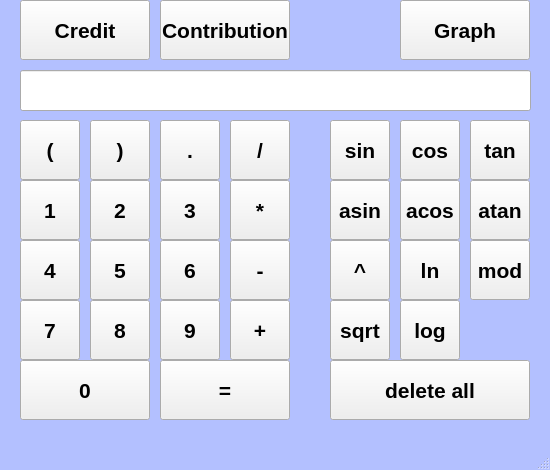
<?xml version="1.0" encoding="UTF-8"?>
<ui version="4.0">
 <class>MainWindow</class>
 <widget class="QMainWindow" name="MainWindow">
  <property name="geometry">
   <rect>
    <x>0</x>
    <y>0</y>
    <width>550</width>
    <height>470</height>
   </rect>
  </property>
  <property name="sizePolicy">
   <sizepolicy hsizetype="Fixed" vsizetype="Fixed">
    <horstretch>0</horstretch>
    <verstretch>0</verstretch>
   </sizepolicy>
  </property>
  <property name="minimumSize">
   <size>
    <width>550</width>
    <height>470</height>
   </size>
  </property>
  <property name="maximumSize">
   <size>
    <width>550</width>
    <height>470</height>
   </size>
  </property>
  <property name="windowTitle">
   <string>MainWindow</string>
  </property>
  <property name="styleSheet">
   <string notr="true">QMainWindow{
background-color: rgb(179, 192, 255);
border-radius: 10px;
}</string>
  </property>
  <widget class="QWidget" name="centralwidget">
   <widget class="QLineEdit" name="lineEdit">
    <property name="geometry">
     <rect>
      <x>20</x>
      <y>70</y>
      <width>511</width>
      <height>41</height>
     </rect>
    </property>
    <property name="font">
     <font>
      <pointsize>18</pointsize>
      <bold>true</bold>
     </font>
    </property>
    <property name="text">
     <string/>
    </property>
    <property name="maxLength">
     <number>255</number>
    </property>
    <property name="cursorPosition">
     <number>0</number>
    </property>
    <property name="alignment">
     <set>Qt::AlignRight|Qt::AlignTrailing|Qt::AlignVCenter</set>
    </property>
    <property name="readOnly">
     <bool>true</bool>
    </property>
   </widget>
   <widget class="QPushButton" name="pushButton_1">
    <property name="geometry">
     <rect>
      <x>20</x>
      <y>180</y>
      <width>60</width>
      <height>60</height>
     </rect>
    </property>
    <property name="sizePolicy">
     <sizepolicy hsizetype="Minimum" vsizetype="Maximum">
      <horstretch>0</horstretch>
      <verstretch>0</verstretch>
     </sizepolicy>
    </property>
    <property name="minimumSize">
     <size>
      <width>60</width>
      <height>60</height>
     </size>
    </property>
    <property name="maximumSize">
     <size>
      <width>60</width>
      <height>60</height>
     </size>
    </property>
    <property name="font">
     <font>
      <pointsize>16</pointsize>
      <bold>true</bold>
     </font>
    </property>
    <property name="autoFillBackground">
     <bool>false</bool>
    </property>
    <property name="text">
     <string>1</string>
    </property>
   </widget>
   <widget class="QPushButton" name="pushButton_2">
    <property name="geometry">
     <rect>
      <x>90</x>
      <y>180</y>
      <width>60</width>
      <height>60</height>
     </rect>
    </property>
    <property name="sizePolicy">
     <sizepolicy hsizetype="Minimum" vsizetype="Maximum">
      <horstretch>0</horstretch>
      <verstretch>0</verstretch>
     </sizepolicy>
    </property>
    <property name="minimumSize">
     <size>
      <width>60</width>
      <height>60</height>
     </size>
    </property>
    <property name="maximumSize">
     <size>
      <width>60</width>
      <height>60</height>
     </size>
    </property>
    <property name="font">
     <font>
      <pointsize>16</pointsize>
      <bold>true</bold>
     </font>
    </property>
    <property name="autoFillBackground">
     <bool>false</bool>
    </property>
    <property name="text">
     <string>2</string>
    </property>
   </widget>
   <widget class="QPushButton" name="pushButton_3">
    <property name="geometry">
     <rect>
      <x>160</x>
      <y>180</y>
      <width>60</width>
      <height>60</height>
     </rect>
    </property>
    <property name="sizePolicy">
     <sizepolicy hsizetype="Minimum" vsizetype="Maximum">
      <horstretch>0</horstretch>
      <verstretch>0</verstretch>
     </sizepolicy>
    </property>
    <property name="minimumSize">
     <size>
      <width>60</width>
      <height>60</height>
     </size>
    </property>
    <property name="maximumSize">
     <size>
      <width>60</width>
      <height>60</height>
     </size>
    </property>
    <property name="font">
     <font>
      <pointsize>16</pointsize>
      <bold>true</bold>
     </font>
    </property>
    <property name="autoFillBackground">
     <bool>false</bool>
    </property>
    <property name="text">
     <string>3</string>
    </property>
   </widget>
   <widget class="QPushButton" name="pushButton_mul">
    <property name="geometry">
     <rect>
      <x>230</x>
      <y>180</y>
      <width>60</width>
      <height>60</height>
     </rect>
    </property>
    <property name="sizePolicy">
     <sizepolicy hsizetype="Minimum" vsizetype="Maximum">
      <horstretch>0</horstretch>
      <verstretch>0</verstretch>
     </sizepolicy>
    </property>
    <property name="minimumSize">
     <size>
      <width>60</width>
      <height>60</height>
     </size>
    </property>
    <property name="maximumSize">
     <size>
      <width>60</width>
      <height>60</height>
     </size>
    </property>
    <property name="font">
     <font>
      <pointsize>16</pointsize>
      <bold>true</bold>
     </font>
    </property>
    <property name="text">
     <string>*</string>
    </property>
   </widget>
   <widget class="QPushButton" name="pushButton_4">
    <property name="geometry">
     <rect>
      <x>20</x>
      <y>240</y>
      <width>60</width>
      <height>60</height>
     </rect>
    </property>
    <property name="sizePolicy">
     <sizepolicy hsizetype="Minimum" vsizetype="Maximum">
      <horstretch>0</horstretch>
      <verstretch>0</verstretch>
     </sizepolicy>
    </property>
    <property name="minimumSize">
     <size>
      <width>60</width>
      <height>60</height>
     </size>
    </property>
    <property name="maximumSize">
     <size>
      <width>60</width>
      <height>60</height>
     </size>
    </property>
    <property name="font">
     <font>
      <pointsize>16</pointsize>
      <bold>true</bold>
     </font>
    </property>
    <property name="autoFillBackground">
     <bool>false</bool>
    </property>
    <property name="text">
     <string>4</string>
    </property>
   </widget>
   <widget class="QPushButton" name="pushButton_5">
    <property name="geometry">
     <rect>
      <x>90</x>
      <y>240</y>
      <width>60</width>
      <height>60</height>
     </rect>
    </property>
    <property name="sizePolicy">
     <sizepolicy hsizetype="Minimum" vsizetype="Maximum">
      <horstretch>0</horstretch>
      <verstretch>0</verstretch>
     </sizepolicy>
    </property>
    <property name="minimumSize">
     <size>
      <width>60</width>
      <height>60</height>
     </size>
    </property>
    <property name="maximumSize">
     <size>
      <width>60</width>
      <height>60</height>
     </size>
    </property>
    <property name="font">
     <font>
      <pointsize>16</pointsize>
      <bold>true</bold>
     </font>
    </property>
    <property name="autoFillBackground">
     <bool>false</bool>
    </property>
    <property name="text">
     <string>5</string>
    </property>
   </widget>
   <widget class="QPushButton" name="pushButton_6">
    <property name="geometry">
     <rect>
      <x>160</x>
      <y>240</y>
      <width>60</width>
      <height>60</height>
     </rect>
    </property>
    <property name="sizePolicy">
     <sizepolicy hsizetype="Minimum" vsizetype="Maximum">
      <horstretch>0</horstretch>
      <verstretch>0</verstretch>
     </sizepolicy>
    </property>
    <property name="minimumSize">
     <size>
      <width>60</width>
      <height>60</height>
     </size>
    </property>
    <property name="maximumSize">
     <size>
      <width>60</width>
      <height>60</height>
     </size>
    </property>
    <property name="font">
     <font>
      <pointsize>16</pointsize>
      <bold>true</bold>
     </font>
    </property>
    <property name="autoFillBackground">
     <bool>false</bool>
    </property>
    <property name="text">
     <string>6</string>
    </property>
   </widget>
   <widget class="QPushButton" name="pushButton_minus">
    <property name="geometry">
     <rect>
      <x>230</x>
      <y>240</y>
      <width>60</width>
      <height>60</height>
     </rect>
    </property>
    <property name="sizePolicy">
     <sizepolicy hsizetype="Minimum" vsizetype="Maximum">
      <horstretch>0</horstretch>
      <verstretch>0</verstretch>
     </sizepolicy>
    </property>
    <property name="minimumSize">
     <size>
      <width>60</width>
      <height>60</height>
     </size>
    </property>
    <property name="maximumSize">
     <size>
      <width>60</width>
      <height>60</height>
     </size>
    </property>
    <property name="font">
     <font>
      <pointsize>16</pointsize>
      <bold>true</bold>
     </font>
    </property>
    <property name="text">
     <string>-</string>
    </property>
   </widget>
   <widget class="QPushButton" name="pushButton_plus">
    <property name="geometry">
     <rect>
      <x>230</x>
      <y>300</y>
      <width>60</width>
      <height>60</height>
     </rect>
    </property>
    <property name="sizePolicy">
     <sizepolicy hsizetype="Minimum" vsizetype="Maximum">
      <horstretch>0</horstretch>
      <verstretch>0</verstretch>
     </sizepolicy>
    </property>
    <property name="minimumSize">
     <size>
      <width>60</width>
      <height>60</height>
     </size>
    </property>
    <property name="maximumSize">
     <size>
      <width>60</width>
      <height>60</height>
     </size>
    </property>
    <property name="font">
     <font>
      <pointsize>16</pointsize>
      <bold>true</bold>
     </font>
    </property>
    <property name="text">
     <string>+</string>
    </property>
   </widget>
   <widget class="QPushButton" name="pushButton_9">
    <property name="geometry">
     <rect>
      <x>160</x>
      <y>300</y>
      <width>60</width>
      <height>60</height>
     </rect>
    </property>
    <property name="sizePolicy">
     <sizepolicy hsizetype="Minimum" vsizetype="Maximum">
      <horstretch>0</horstretch>
      <verstretch>0</verstretch>
     </sizepolicy>
    </property>
    <property name="minimumSize">
     <size>
      <width>60</width>
      <height>60</height>
     </size>
    </property>
    <property name="maximumSize">
     <size>
      <width>60</width>
      <height>60</height>
     </size>
    </property>
    <property name="font">
     <font>
      <pointsize>16</pointsize>
      <bold>true</bold>
     </font>
    </property>
    <property name="autoFillBackground">
     <bool>false</bool>
    </property>
    <property name="text">
     <string>9</string>
    </property>
   </widget>
   <widget class="QPushButton" name="pushButton_8">
    <property name="geometry">
     <rect>
      <x>90</x>
      <y>300</y>
      <width>60</width>
      <height>60</height>
     </rect>
    </property>
    <property name="sizePolicy">
     <sizepolicy hsizetype="Minimum" vsizetype="Maximum">
      <horstretch>0</horstretch>
      <verstretch>0</verstretch>
     </sizepolicy>
    </property>
    <property name="minimumSize">
     <size>
      <width>60</width>
      <height>60</height>
     </size>
    </property>
    <property name="maximumSize">
     <size>
      <width>60</width>
      <height>60</height>
     </size>
    </property>
    <property name="font">
     <font>
      <pointsize>16</pointsize>
      <bold>true</bold>
     </font>
    </property>
    <property name="autoFillBackground">
     <bool>false</bool>
    </property>
    <property name="text">
     <string>8</string>
    </property>
   </widget>
   <widget class="QPushButton" name="pushButton_7">
    <property name="geometry">
     <rect>
      <x>20</x>
      <y>300</y>
      <width>60</width>
      <height>60</height>
     </rect>
    </property>
    <property name="sizePolicy">
     <sizepolicy hsizetype="Minimum" vsizetype="Maximum">
      <horstretch>0</horstretch>
      <verstretch>0</verstretch>
     </sizepolicy>
    </property>
    <property name="minimumSize">
     <size>
      <width>60</width>
      <height>60</height>
     </size>
    </property>
    <property name="maximumSize">
     <size>
      <width>60</width>
      <height>60</height>
     </size>
    </property>
    <property name="font">
     <font>
      <pointsize>16</pointsize>
      <bold>true</bold>
     </font>
    </property>
    <property name="autoFillBackground">
     <bool>false</bool>
    </property>
    <property name="text">
     <string>7</string>
    </property>
   </widget>
   <widget class="QPushButton" name="pushButton_0">
    <property name="geometry">
     <rect>
      <x>20</x>
      <y>360</y>
      <width>130</width>
      <height>60</height>
     </rect>
    </property>
    <property name="sizePolicy">
     <sizepolicy hsizetype="Minimum" vsizetype="Maximum">
      <horstretch>0</horstretch>
      <verstretch>0</verstretch>
     </sizepolicy>
    </property>
    <property name="minimumSize">
     <size>
      <width>130</width>
      <height>60</height>
     </size>
    </property>
    <property name="maximumSize">
     <size>
      <width>60</width>
      <height>60</height>
     </size>
    </property>
    <property name="font">
     <font>
      <pointsize>16</pointsize>
      <bold>true</bold>
     </font>
    </property>
    <property name="text">
     <string>0</string>
    </property>
   </widget>
   <widget class="QPushButton" name="pushButton_point">
    <property name="geometry">
     <rect>
      <x>160</x>
      <y>120</y>
      <width>60</width>
      <height>60</height>
     </rect>
    </property>
    <property name="sizePolicy">
     <sizepolicy hsizetype="Minimum" vsizetype="Maximum">
      <horstretch>0</horstretch>
      <verstretch>0</verstretch>
     </sizepolicy>
    </property>
    <property name="minimumSize">
     <size>
      <width>60</width>
      <height>60</height>
     </size>
    </property>
    <property name="maximumSize">
     <size>
      <width>60</width>
      <height>60</height>
     </size>
    </property>
    <property name="font">
     <font>
      <pointsize>16</pointsize>
      <bold>true</bold>
     </font>
    </property>
    <property name="text">
     <string>.</string>
    </property>
   </widget>
   <widget class="QPushButton" name="pushButton_equal">
    <property name="geometry">
     <rect>
      <x>160</x>
      <y>360</y>
      <width>130</width>
      <height>60</height>
     </rect>
    </property>
    <property name="sizePolicy">
     <sizepolicy hsizetype="Minimum" vsizetype="Maximum">
      <horstretch>0</horstretch>
      <verstretch>0</verstretch>
     </sizepolicy>
    </property>
    <property name="minimumSize">
     <size>
      <width>130</width>
      <height>60</height>
     </size>
    </property>
    <property name="maximumSize">
     <size>
      <width>10</width>
      <height>60</height>
     </size>
    </property>
    <property name="font">
     <font>
      <pointsize>16</pointsize>
      <bold>true</bold>
     </font>
    </property>
    <property name="text">
     <string>=</string>
    </property>
   </widget>
   <widget class="QPushButton" name="pushButton_sin">
    <property name="geometry">
     <rect>
      <x>330</x>
      <y>120</y>
      <width>60</width>
      <height>60</height>
     </rect>
    </property>
    <property name="sizePolicy">
     <sizepolicy hsizetype="Minimum" vsizetype="Maximum">
      <horstretch>0</horstretch>
      <verstretch>0</verstretch>
     </sizepolicy>
    </property>
    <property name="minimumSize">
     <size>
      <width>60</width>
      <height>60</height>
     </size>
    </property>
    <property name="maximumSize">
     <size>
      <width>60</width>
      <height>60</height>
     </size>
    </property>
    <property name="font">
     <font>
      <pointsize>16</pointsize>
      <bold>true</bold>
     </font>
    </property>
    <property name="text">
     <string>sin</string>
    </property>
   </widget>
   <widget class="QPushButton" name="pushButton_cos">
    <property name="geometry">
     <rect>
      <x>400</x>
      <y>120</y>
      <width>60</width>
      <height>60</height>
     </rect>
    </property>
    <property name="sizePolicy">
     <sizepolicy hsizetype="Minimum" vsizetype="Maximum">
      <horstretch>0</horstretch>
      <verstretch>0</verstretch>
     </sizepolicy>
    </property>
    <property name="minimumSize">
     <size>
      <width>60</width>
      <height>60</height>
     </size>
    </property>
    <property name="maximumSize">
     <size>
      <width>60</width>
      <height>60</height>
     </size>
    </property>
    <property name="font">
     <font>
      <pointsize>16</pointsize>
      <bold>true</bold>
     </font>
    </property>
    <property name="text">
     <string>cos</string>
    </property>
   </widget>
   <widget class="QPushButton" name="pushButton_acos">
    <property name="geometry">
     <rect>
      <x>400</x>
      <y>180</y>
      <width>60</width>
      <height>60</height>
     </rect>
    </property>
    <property name="sizePolicy">
     <sizepolicy hsizetype="Minimum" vsizetype="Maximum">
      <horstretch>0</horstretch>
      <verstretch>0</verstretch>
     </sizepolicy>
    </property>
    <property name="minimumSize">
     <size>
      <width>60</width>
      <height>60</height>
     </size>
    </property>
    <property name="maximumSize">
     <size>
      <width>60</width>
      <height>60</height>
     </size>
    </property>
    <property name="font">
     <font>
      <pointsize>16</pointsize>
      <bold>true</bold>
     </font>
    </property>
    <property name="text">
     <string>acos</string>
    </property>
   </widget>
   <widget class="QPushButton" name="pushButton_tan">
    <property name="geometry">
     <rect>
      <x>470</x>
      <y>120</y>
      <width>60</width>
      <height>60</height>
     </rect>
    </property>
    <property name="sizePolicy">
     <sizepolicy hsizetype="Minimum" vsizetype="Maximum">
      <horstretch>0</horstretch>
      <verstretch>0</verstretch>
     </sizepolicy>
    </property>
    <property name="minimumSize">
     <size>
      <width>60</width>
      <height>60</height>
     </size>
    </property>
    <property name="maximumSize">
     <size>
      <width>60</width>
      <height>60</height>
     </size>
    </property>
    <property name="font">
     <font>
      <pointsize>16</pointsize>
      <bold>true</bold>
     </font>
    </property>
    <property name="text">
     <string>tan</string>
    </property>
   </widget>
   <widget class="QPushButton" name="pushButton_asin">
    <property name="geometry">
     <rect>
      <x>330</x>
      <y>180</y>
      <width>60</width>
      <height>60</height>
     </rect>
    </property>
    <property name="sizePolicy">
     <sizepolicy hsizetype="Minimum" vsizetype="Maximum">
      <horstretch>0</horstretch>
      <verstretch>0</verstretch>
     </sizepolicy>
    </property>
    <property name="minimumSize">
     <size>
      <width>60</width>
      <height>60</height>
     </size>
    </property>
    <property name="maximumSize">
     <size>
      <width>60</width>
      <height>60</height>
     </size>
    </property>
    <property name="font">
     <font>
      <pointsize>16</pointsize>
      <bold>true</bold>
     </font>
    </property>
    <property name="text">
     <string>asin</string>
    </property>
   </widget>
   <widget class="QPushButton" name="pushButton_atan">
    <property name="geometry">
     <rect>
      <x>470</x>
      <y>180</y>
      <width>60</width>
      <height>60</height>
     </rect>
    </property>
    <property name="sizePolicy">
     <sizepolicy hsizetype="Minimum" vsizetype="Maximum">
      <horstretch>0</horstretch>
      <verstretch>0</verstretch>
     </sizepolicy>
    </property>
    <property name="minimumSize">
     <size>
      <width>60</width>
      <height>60</height>
     </size>
    </property>
    <property name="maximumSize">
     <size>
      <width>60</width>
      <height>60</height>
     </size>
    </property>
    <property name="font">
     <font>
      <pointsize>16</pointsize>
      <bold>true</bold>
     </font>
    </property>
    <property name="text">
     <string>atan</string>
    </property>
   </widget>
   <widget class="QPushButton" name="pushButton_right_bracket">
    <property name="geometry">
     <rect>
      <x>90</x>
      <y>120</y>
      <width>60</width>
      <height>60</height>
     </rect>
    </property>
    <property name="sizePolicy">
     <sizepolicy hsizetype="Minimum" vsizetype="Maximum">
      <horstretch>0</horstretch>
      <verstretch>0</verstretch>
     </sizepolicy>
    </property>
    <property name="minimumSize">
     <size>
      <width>60</width>
      <height>60</height>
     </size>
    </property>
    <property name="maximumSize">
     <size>
      <width>60</width>
      <height>60</height>
     </size>
    </property>
    <property name="font">
     <font>
      <pointsize>16</pointsize>
      <bold>true</bold>
     </font>
    </property>
    <property name="text">
     <string>)</string>
    </property>
   </widget>
   <widget class="QPushButton" name="pushButton_left_bracket">
    <property name="enabled">
     <bool>true</bool>
    </property>
    <property name="geometry">
     <rect>
      <x>20</x>
      <y>120</y>
      <width>60</width>
      <height>60</height>
     </rect>
    </property>
    <property name="sizePolicy">
     <sizepolicy hsizetype="Minimum" vsizetype="Maximum">
      <horstretch>0</horstretch>
      <verstretch>0</verstretch>
     </sizepolicy>
    </property>
    <property name="minimumSize">
     <size>
      <width>60</width>
      <height>60</height>
     </size>
    </property>
    <property name="maximumSize">
     <size>
      <width>60</width>
      <height>60</height>
     </size>
    </property>
    <property name="font">
     <font>
      <pointsize>16</pointsize>
      <bold>true</bold>
     </font>
    </property>
    <property name="styleSheet">
     <string notr="true"/>
    </property>
    <property name="text">
     <string>(</string>
    </property>
   </widget>
   <widget class="QPushButton" name="pushButton_ln">
    <property name="geometry">
     <rect>
      <x>400</x>
      <y>240</y>
      <width>60</width>
      <height>60</height>
     </rect>
    </property>
    <property name="sizePolicy">
     <sizepolicy hsizetype="Minimum" vsizetype="Maximum">
      <horstretch>0</horstretch>
      <verstretch>0</verstretch>
     </sizepolicy>
    </property>
    <property name="minimumSize">
     <size>
      <width>60</width>
      <height>60</height>
     </size>
    </property>
    <property name="maximumSize">
     <size>
      <width>60</width>
      <height>60</height>
     </size>
    </property>
    <property name="font">
     <font>
      <pointsize>16</pointsize>
      <bold>true</bold>
     </font>
    </property>
    <property name="text">
     <string>ln</string>
    </property>
   </widget>
   <widget class="QPushButton" name="pushButton_log">
    <property name="geometry">
     <rect>
      <x>400</x>
      <y>300</y>
      <width>60</width>
      <height>60</height>
     </rect>
    </property>
    <property name="sizePolicy">
     <sizepolicy hsizetype="Minimum" vsizetype="Maximum">
      <horstretch>0</horstretch>
      <verstretch>0</verstretch>
     </sizepolicy>
    </property>
    <property name="minimumSize">
     <size>
      <width>60</width>
      <height>60</height>
     </size>
    </property>
    <property name="maximumSize">
     <size>
      <width>60</width>
      <height>60</height>
     </size>
    </property>
    <property name="font">
     <font>
      <pointsize>16</pointsize>
      <bold>true</bold>
     </font>
    </property>
    <property name="text">
     <string>log</string>
    </property>
   </widget>
   <widget class="QPushButton" name="pushButton_sqrt">
    <property name="geometry">
     <rect>
      <x>330</x>
      <y>300</y>
      <width>60</width>
      <height>60</height>
     </rect>
    </property>
    <property name="sizePolicy">
     <sizepolicy hsizetype="Minimum" vsizetype="Maximum">
      <horstretch>0</horstretch>
      <verstretch>0</verstretch>
     </sizepolicy>
    </property>
    <property name="minimumSize">
     <size>
      <width>60</width>
      <height>60</height>
     </size>
    </property>
    <property name="maximumSize">
     <size>
      <width>60</width>
      <height>60</height>
     </size>
    </property>
    <property name="font">
     <font>
      <pointsize>16</pointsize>
      <bold>true</bold>
     </font>
    </property>
    <property name="text">
     <string>sqrt</string>
    </property>
   </widget>
   <widget class="QPushButton" name="pushButton_div">
    <property name="geometry">
     <rect>
      <x>230</x>
      <y>120</y>
      <width>60</width>
      <height>60</height>
     </rect>
    </property>
    <property name="sizePolicy">
     <sizepolicy hsizetype="Minimum" vsizetype="Maximum">
      <horstretch>0</horstretch>
      <verstretch>0</verstretch>
     </sizepolicy>
    </property>
    <property name="minimumSize">
     <size>
      <width>60</width>
      <height>60</height>
     </size>
    </property>
    <property name="maximumSize">
     <size>
      <width>60</width>
      <height>60</height>
     </size>
    </property>
    <property name="font">
     <font>
      <pointsize>16</pointsize>
      <bold>true</bold>
     </font>
    </property>
    <property name="text">
     <string>/</string>
    </property>
   </widget>
   <widget class="QPushButton" name="pushButton_pow">
    <property name="geometry">
     <rect>
      <x>330</x>
      <y>240</y>
      <width>60</width>
      <height>60</height>
     </rect>
    </property>
    <property name="sizePolicy">
     <sizepolicy hsizetype="Minimum" vsizetype="Maximum">
      <horstretch>0</horstretch>
      <verstretch>0</verstretch>
     </sizepolicy>
    </property>
    <property name="minimumSize">
     <size>
      <width>60</width>
      <height>60</height>
     </size>
    </property>
    <property name="maximumSize">
     <size>
      <width>60</width>
      <height>60</height>
     </size>
    </property>
    <property name="font">
     <font>
      <pointsize>16</pointsize>
      <bold>true</bold>
     </font>
    </property>
    <property name="text">
     <string>^</string>
    </property>
   </widget>
   <widget class="QPushButton" name="pushButton_mod">
    <property name="geometry">
     <rect>
      <x>470</x>
      <y>240</y>
      <width>60</width>
      <height>60</height>
     </rect>
    </property>
    <property name="sizePolicy">
     <sizepolicy hsizetype="Minimum" vsizetype="Maximum">
      <horstretch>0</horstretch>
      <verstretch>0</verstretch>
     </sizepolicy>
    </property>
    <property name="minimumSize">
     <size>
      <width>60</width>
      <height>60</height>
     </size>
    </property>
    <property name="maximumSize">
     <size>
      <width>60</width>
      <height>60</height>
     </size>
    </property>
    <property name="font">
     <font>
      <pointsize>16</pointsize>
      <bold>true</bold>
     </font>
    </property>
    <property name="text">
     <string>mod</string>
    </property>
   </widget>
   <widget class="QPushButton" name="pushButton_delete">
    <property name="geometry">
     <rect>
      <x>330</x>
      <y>360</y>
      <width>200</width>
      <height>60</height>
     </rect>
    </property>
    <property name="sizePolicy">
     <sizepolicy hsizetype="Minimum" vsizetype="Maximum">
      <horstretch>0</horstretch>
      <verstretch>0</verstretch>
     </sizepolicy>
    </property>
    <property name="minimumSize">
     <size>
      <width>200</width>
      <height>60</height>
     </size>
    </property>
    <property name="maximumSize">
     <size>
      <width>60</width>
      <height>60</height>
     </size>
    </property>
    <property name="font">
     <font>
      <pointsize>16</pointsize>
      <bold>true</bold>
     </font>
    </property>
    <property name="text">
     <string>delete all</string>
    </property>
   </widget>
   <widget class="QPushButton" name="pushButton_graph">
    <property name="geometry">
     <rect>
      <x>400</x>
      <y>0</y>
      <width>130</width>
      <height>60</height>
     </rect>
    </property>
    <property name="sizePolicy">
     <sizepolicy hsizetype="Minimum" vsizetype="Maximum">
      <horstretch>0</horstretch>
      <verstretch>0</verstretch>
     </sizepolicy>
    </property>
    <property name="minimumSize">
     <size>
      <width>130</width>
      <height>60</height>
     </size>
    </property>
    <property name="maximumSize">
     <size>
      <width>130</width>
      <height>60</height>
     </size>
    </property>
    <property name="font">
     <font>
      <pointsize>16</pointsize>
      <bold>true</bold>
     </font>
    </property>
    <property name="text">
     <string>Graph</string>
    </property>
   </widget>
   <widget class="QPushButton" name="pushButton_credit">
    <property name="geometry">
     <rect>
      <x>20</x>
      <y>0</y>
      <width>130</width>
      <height>60</height>
     </rect>
    </property>
    <property name="sizePolicy">
     <sizepolicy hsizetype="Minimum" vsizetype="Maximum">
      <horstretch>0</horstretch>
      <verstretch>0</verstretch>
     </sizepolicy>
    </property>
    <property name="minimumSize">
     <size>
      <width>130</width>
      <height>60</height>
     </size>
    </property>
    <property name="maximumSize">
     <size>
      <width>130</width>
      <height>60</height>
     </size>
    </property>
    <property name="font">
     <font>
      <pointsize>16</pointsize>
      <bold>true</bold>
     </font>
    </property>
    <property name="text">
     <string>Credit</string>
    </property>
   </widget>
   <widget class="QPushButton" name="pushButton_contribution">
    <property name="geometry">
     <rect>
      <x>160</x>
      <y>0</y>
      <width>130</width>
      <height>60</height>
     </rect>
    </property>
    <property name="sizePolicy">
     <sizepolicy hsizetype="Minimum" vsizetype="Maximum">
      <horstretch>0</horstretch>
      <verstretch>0</verstretch>
     </sizepolicy>
    </property>
    <property name="minimumSize">
     <size>
      <width>130</width>
      <height>60</height>
     </size>
    </property>
    <property name="maximumSize">
     <size>
      <width>130</width>
      <height>60</height>
     </size>
    </property>
    <property name="font">
     <font>
      <pointsize>16</pointsize>
      <bold>true</bold>
     </font>
    </property>
    <property name="text">
     <string>Contribution</string>
    </property>
   </widget>
  </widget>
  <widget class="QMenuBar" name="menubar">
   <property name="geometry">
    <rect>
     <x>0</x>
     <y>0</y>
     <width>550</width>
     <height>24</height>
    </rect>
   </property>
  </widget>
  <widget class="QStatusBar" name="statusbar"/>
 </widget>
 <resources/>
 <connections/>
</ui>
